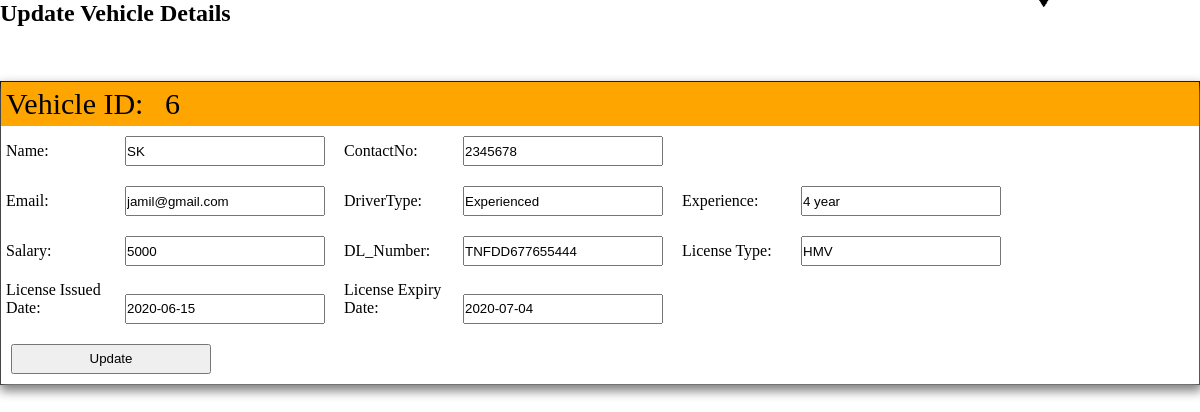
The page /update_driver.php?id=6 on the database its author committed.
### tables this page shows
CREATE TABLE `driver_register` (
  `id` int(11) NOT NULL AUTO_INCREMENT,
  `Pic` varchar(255) DEFAULT NULL,
  `Name` varchar(255) DEFAULT NULL,
  `ContactNo` varchar(255) DEFAULT NULL,
  `Email` varchar(255) DEFAULT NULL,
  `DriverType` varchar(255) DEFAULT NULL,
  `Experience` varchar(255) DEFAULT NULL,
  `Salary` varchar(255) DEFAULT NULL,
  `DL_Number` varchar(255) DEFAULT NULL,
  `License_Type` varchar(255) DEFAULT NULL,
  `License_Issued` varchar(255) DEFAULT NULL,
  `License_Expiry` varchar(255) DEFAULT NULL,
  PRIMARY KEY (`id`)
);

### update_driver.php (the view, shortened to what this page needs)
<!DOCTYPE html>
<html>
<head>
</head>
<body>
				<div class="update">
				<h2>Update Vehicle Details </h2>
				<img id="down" src="images/arr.png">
			</div>
				<div class="updatediv">
						<div class="updatediv_content">
							<div class="update_head">
								<?php
								include 'connection.php';
								$UpdateIds=$_GET['id'];
								$display_query="select *from driver_register where id='$UpdateIds'";
								$prepare_dis=mysqli_query($con,$display_query);
								$check=mysqli_fetch_array($prepare_dis);
								?>
								<label>Vehicle ID:</label>
								<span><?php echo $check['id'];?></span>
							</div>
						<form action="" method="post" enctype="multipart/form-data">
							<label>Name:</label>
							<input  name="update_name" value="<?php echo $check['Name'];?> ">
							<label>ContactNo:</label>
							<input name="update_contact"  value="<?php echo $check['ContactNo'];?> "> <br>
							<label>Email:</label>
							<input  name="update_email" value="<?php echo $check['Email'];?> ">
							<label>DriverType:</label>
							<input  name="update_drivertype" value="<?php echo $check['DriverType'];?> ">
							<label>Experience:</label>
							<input  name="update_exp" value="<?php echo $check['Experience'];?> "> <br>
							<label>Salary:</label>
							<input  name="update_salary" value="<?php echo $check['Salary'];?> ">
							<label>DL_Number:</label>
							<input name="update_dlno"  value="<?php echo $check['DL_Number'];?> ">
							<label>License Type:</label>
							<input  name="update_licensetype" value="<?php echo $check['License_Type'];?> "> <br>
							<label>License Issued Date:</label>
							<input  name="update_license_start" value="<?php echo $check['License_Issued'];?> ">
							<label>License Expiry Date:</label>
							<input  name="update_license_end" value="<?php echo $check['License_Expiry'];?> ">
							<br>
							<input type="submit" name="update"value="Update" >
						</form>
						</div>
				</div>
</body>
</html>

### update_driver.php (style rules this page uses)
* { margin:0;padding:0;box-sizing: border-box; }
.updatediv input,select { display: inline-block; width:200px; margin:10px; height: 30px; }
.updatediv label { width:100px; display: inline-block; margin:5px; }
#down { height:50px; position: relative; bottom:60px; left:85%; transform: rotate(180deg); line-height: 90px; font-size: 50px; cursor: pointer; }
.updatediv { border:1px solid black; }
.updatediv_content { width:100%; box-shadow: 1px 5px 10px 2px grey; }
.update_head { background-color: orange; }
.update_head label,span { font-size: 30px; width:150px; }

### rows shown on the page
driver_register: id "6", update_name "SK", update_contact "2345678", update_email "jamil@gmail.com", update_drivertype "Experienced", update_exp "4 year", update_salary "5000", update_dlno "TNFDD677655444", update_licensetype "HMV", update_license_start "2020-06-15", update_license_end "2020-07-04"
